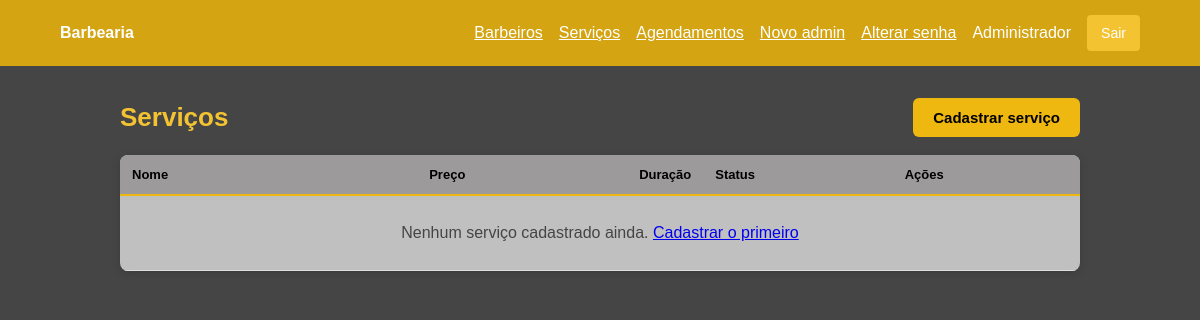
Before: /index.php?r=servicos (signed in) with the older database file.
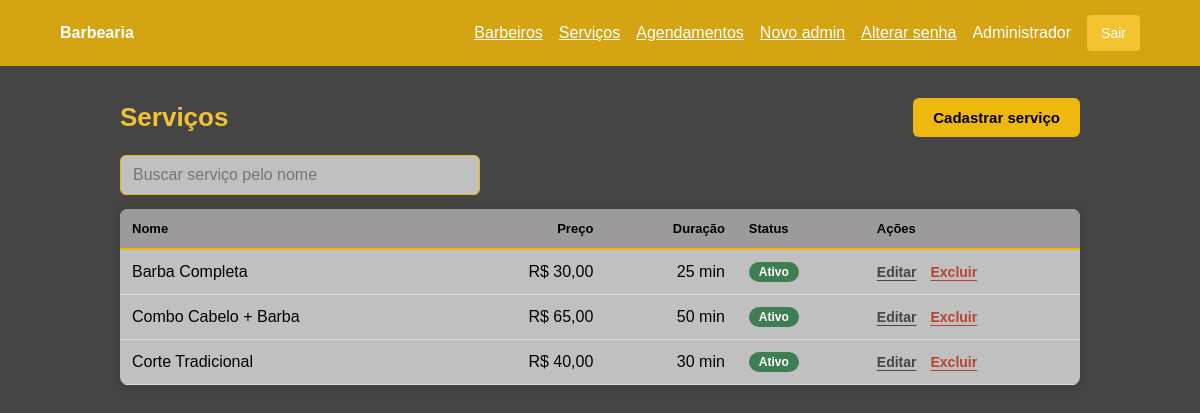
After: the same page with the newer database file.
### tables this page shows
CREATE TABLE servicos (
  id BIGINT UNSIGNED AUTO_INCREMENT PRIMARY KEY,
  nome VARCHAR(120) NOT NULL,
  preco DECIMAL(10,2) NOT NULL DEFAULT 0.00,
  duracao INT UNSIGNED NOT NULL DEFAULT 30,
  status TINYINT(1) NOT NULL DEFAULT 1,
  criado_em DATETIME NOT NULL DEFAULT CURRENT_TIMESTAMP,
  atualizado_em DATETIME NOT NULL DEFAULT CURRENT_TIMESTAMP ON UPDATE CURRENT_TIMESTAMP
);

### app/Core/view.php (called while the page is built, shortened)
<?php
function view(string $name, array $data = []): void
{
    extract($data, EXTR_SKIP);
    require __DIR__ . '/../Views/' . $name . '.php';
}

### app/Controllers/ServicoController.php (called while the page is built, shortened)
<?php
final class ServicoController
{
    public function index(): void
    {
        view('servicos/index', ['servicos' => $this->servicos->All()]);
    }
}

### app/Core/helpers.php (called while the page is built, shortened)
<?php
function url(string $route = ''): string
{
    return 'index.php?r=' . rawurlencode($route);
}
function e(?string $value): string
{
    return htmlspecialchars((string)$value, ENT_QUOTES, 'UTF-8');
}

### app/Models/Servicos.php (called while the page is built, shortened)
<?php
final class Servicos
{
    public function all(): array
    {
        return $this->db->query('SELECT * FROM servicos ORDER BY nome')->fetchAll();
    }
}

### app/Views/servicos/index.php (the view, shortened to what this page needs)
<?php require __DIR__ . '/../layout/header.php'; ?>
<div class="cabecalho-pagina">
    <h1>Serviços</h1>
    <a class="btn-cta" href="<?= url('servicos/novo') ?>">Cadastrar serviço</a>
</div>
<?php if ($servicos): ?>
    <div class="busca">
        <input id="busca-servicos" type="search" placeholder="Buscar serviço pelo nome"
               data-filtro="#tabela-servicos" autocomplete="off">
    </div>
<?php endif; ?>
<div class="tabela-wrap">
    <table class="tabela" id="tabela-servicos">
        <thead>
        <tr>
            <th>Nome</th>
            <th class="num">Preço</th>
            <th class="num">Duração</th>
            <th>Status</th>
            <th>Ações</th>
        </tr>
        </thead>
        <tbody>
        <?php foreach ($servicos as $servico): ?>
            <tr data-linha>
                <td><?= e($servico->nome) ?></td>
                <td class="num">R$ <?= number_format((float)$servico->preco, 2, ',', '.') ?></td>
                <td class="num"><?= (int)$servico->duracao ?> min</td>
                <td>
                    <span class="selo <?= $servico->status ? 'selo-ativo' : 'selo-inativo' ?>"><?= $servico->status ? 'Ativo' : 'Inativo' ?></span>
                </td>
                <td>
                    <div class="acoes">
                        <a class="acao" href="<?= url('servicos/' . $servico->id . '/editar') ?>">Editar</a>
                        <form class="inline" method="post" action="<?= url('servicos/' . $servico->id . '/excluir') ?>"
                              data-confirmar="Remover o serviço <?= e($servico->nome) ?>? Essa ação não pode ser desfeita.">
                            <button type="submit" class="acao perigo">Excluir</button>
                        </form>
                    </div>
                </td>
            </tr>
        <?php endforeach; ?>
        <?php if (!$servicos): ?>
            <tr>
                <td colspan="5" class="vazio">Nenhum serviço cadastrado ainda.
                    <a href="<?= url('servicos/novo') ?>">Cadastrar o primeiro</a></td>
            </tr>
        <?php else: ?>
            <tr class="sem-resultado" hidden>
                <td colspan="5">Nenhum serviço encontrado para essa busca.</td>
            </tr>
        <?php endif; ?>
        </tbody>
    </table>
</div>
<?php require __DIR__ . '/../layout/footer.php'; ?>

Changed rows visible on the page:
added servicos: nome "Barba Completa", preco "30,00", duracao "25", status "Ativo"
added servicos: nome "Combo Cabelo + Barba", preco "65,00", duracao "50", status "Ativo"
added servicos: nome "Corte Tradicional", preco "40,00", duracao "30", status "Ativo"
Other visible differences:
text no longer shown: "Nenhum serviço cadastrado ainda. Cadastrar o primeiro"
